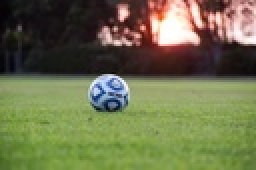
#> input picture ball.jpg, 128 x 85 px, shrunk from 1024 x 681 before the run, found by its file name (shown 2 times larger); the run also reads 1 picture not shown here
$ python demo.py
#> lines starting #> are read from the running program, lines starting #| are printed output that depends on the picture
### segmentation.py
"""
ManuelObjectVanish: A from-scratch implementation of the Seam Carving algorithm.

This script provides functions to intelligently remove objects from images
using a content-aware image resizing technique known as Seam Carving.
The core logic is implemented from the ground up using NumPy for numerical
operations and OpenCV for basic image input/output.

Key implementation details:
- Energy function calculation based on image gradients.
- Dynamic programming to find the optimal, lowest-energy seam.
- Iterative seam removal for object deletion.
- Seam insertion to restore the image to its original dimensions.
"""

import cv2
import numpy as np

def add_image(image_path):
    """
    Loads and returns a color image from the given path,
    while printing the filename, its dimensions, and channel count.

    Args:
        image_path (str): Path to the input image.

    Returns:
        numpy.ndarray: Loaded image in RGB format.
    """
    image = cv2.imread(image_path)
    if image is not None:
        height, width, channels = image.shape
        print(f"Loaded '{image_path}' with dimensions: {width}x{height}x{channels}")
    else:
        print(f"Failed to load image: {image_path}")
    return image


def add_mask(mask_path):
    """
    Loads and returns a grayscale mask from the given path.

    Args:
        mask_path (str): Path to the mask image.

    Returns:
        numpy.ndarray: Loaded mask in grayscale format.
    """
    return cv2.imread(mask_path, cv2.IMREAD_GRAYSCALE)


def compute_energy(image):
    """
    Computes the energy of an image using horizontal and vertical gradients.

    Args:
        image (numpy.ndarray): Input image.

    Returns:
        numpy.ndarray: Energy matrix.
    """
    # Compute gradients using vectorized operations
    horizontal_gradient = np.abs(np.diff(image, axis=1, append=image[:, -1:, :]))
    vertical_gradient = np.abs(np.diff(image, axis=0, append=image[-1:, :, :]))

    # Sum gradients across color channels
    energy = np.sum(horizontal_gradient, axis=2) + np.sum(vertical_gradient, axis=2)
    return energy


def reweight_energy(energy, mask):
    """
    Reweights the energy matrix based on a given mask.

    Args:
        energy (np.ndarray): Original energy matrix.
        mask (np.ndarray): Mask matrix (grayscale).

    Returns:
        np.ndarray: Reweighted energy matrix.
    """
    reweighted_energy = energy.copy()  # Make a copy of the energy matrix
    reweighted_energy[mask > 0] = 0  # Set energy to 0 where mask is greater than 0
    return reweighted_energy


def find_vertical_path(reweighted_energy):
    """
    Finds the vertical path with the least energy using the reweighted energy matrix.
    Args:
        reweighted_energy (np.ndarray): The reweighted energy matrix.
    Returns:
        list: The vertical path with the least energy (list of coordinates).
    """
    height, width = reweighted_energy.shape
    cumulative_energy = np.zeros_like(reweighted_energy)
    path = np.zeros_like(reweighted_energy, dtype=int)

    # Transfer the first row's energy values
    cumulative_energy[0, :] = reweighted_energy[0, :]

    # Compute the cumulative energy matrix
    for y in range(1, height): #because we took the first row as it is
        for x in range(width):
            min_energy = cumulative_energy[y-1, x]  # Top middle
            min_index = x

            # Top left
            if x > 0 and cumulative_energy[y-1, x-1] < min_energy:
                min_energy = cumulative_energy[y-1, x-1]
                min_index = x-1

            # Top right
            if x < width-1 and cumulative_energy[y-1, x+1] < min_energy:
                min_energy = cumulative_energy[y-1, x+1]
                min_index = x+1

            # Update cumulative energy value
            cumulative_energy[y, x] = reweighted_energy[y, x] + min_energy
            path[y, x] = min_index

    # Find the pixel with the least energy in the last row
    min_index = np.argmin(cumulative_energy[-1, :])
    total_energy = cumulative_energy[-1, min_index] # its value is the energy

    # Backtrack to trace the path
    vertical_path = [(height-1, int(min_index))]  # Save the column index as an integer
    for y in range(height-1, 0, -1):
        min_index = path[y, min_index]
        vertical_path.append((y-1, int(min_index)))  # Save as integer here as well

    vertical_path.reverse()
    return vertical_path, total_energy


def remove_vertical_path(image, path):
    """
    Removes the least energy vertical path from an image or mask and resizes it.
    Args:
        image (np.ndarray): The original image or mask (can be 2D or 3D).
        path (list): Coordinates of the least energy path [(y, x), ...].
    Returns:
        np.ndarray: Updated image or mask (with one column removed).
    """
    if len(image.shape) == 3:  # Colored image (3D)
        height, width, channels = image.shape
        new_image = np.zeros((height, width - 1, channels), dtype=image.dtype)

        for y, x in path:
            # Remove the pixel at the specified path (x coordinate) for each row
            new_image[y, :, :] = np.delete(image[y, :, :], x, axis=0) # in y row, removes x column

    elif len(image.shape) == 2:  # Grayscale image (2D)
        height, width = image.shape
        new_image = np.zeros((height, width - 1), dtype=image.dtype)

        for y, x in path: # tuple unpacking
            # Remove the pixel at the specified path (x coordinate) for each row
            new_image[y, :] = np.delete(image[y, :], x, axis=0)

    return new_image


def iterative_object_removal(image, mask, reweighted_energy, max_iter=50):
    """
    Iteratively removes an object from the image using the mask and reweighted energy matrix.
    Args:
        image (np.ndarray): Original image (can be colored or grayscale).
        mask (np.ndarray): Binary mask defining the object to be removed.
        reweighted_energy (np.ndarray): Initial reweighted energy matrix.
    Returns:
        np.ndarray: Updated image after object removal.
    """
    iteration = 0
    while np.any(reweighted_energy == 0) and np.any(mask > 0) and iteration<max_iter :


        path, total_energy = find_vertical_path(reweighted_energy)


        # Remove the path from the original image
        image = remove_vertical_path(image, path)

        reweighted_energy = remove_vertical_path(reweighted_energy, path)

        # Update the mask in the same way
        mask = remove_vertical_path(mask, path)

        # Stop if the image width has reached its minimum limit
        if image.shape[1] <= 1:
            print("Image width has reached the minimum limit.")
            break

        iteration += 1

    return image


def restore_image_to_original_size(image, original_width):
    """
    Restores the image to its original size by adding back the least energy paths.
    Args:
        image (np.ndarray): Resized image.
        original_width (int): Original width of the image.
    Returns:
        np.ndarray: Image restored to its original size.
    """
    current_width = image.shape[1] # 0: row number, 1: column number

    while current_width < original_width:
        # (a) Recalculate the energy matrix
        energy_matrix = compute_energy(image)

        # (b) Find the vertical path with the least energy
        vertical_path, _ = find_vertical_path(energy_matrix)

        # (c) Extend the image by duplicating the found vertical path
        image = add_vertical_path(image, vertical_path)

        # Update the current width of the image
        current_width = image.shape[1]
        # print(f"Updated Image Shape: {image.shape}")

    return image


def add_vertical_path(image, path):
    """
    Adds the least energy vertical path back to the image by duplicating it.
    Args:
        image (np.ndarray): The current image.
        path (list): Coordinates of the vertical path to be added [(y, x), ...].
    Returns:
        np.ndarray: Updated image with one column added.
    """
    height, width, channels = image.shape
    # Create a new image with one additional column
    new_image = np.zeros((height, width + 1, channels), dtype=image.dtype)

    for y, x in path:

        # Copy pixels up to the path column
        new_image[y, :x, :] = image[y, :x, :] # pixels from 0 to x-1 column, pre-path column

        # identifies the pixels of y row up to the path column

        # Duplicate the selected pixel
        new_image[y, x, :] = image[y, x, :]

        # Copy pixels after the path column
        new_image[y, x + 1:, :] = image[y, x:, :]

    return new_image


# Load the images
ball_image = add_image('input/ball.jpg')
#> in add_image, image is the input picture: shape (85, 128, 3); mean B, G, R 76, 112.9, 109.7
#| Loaded 'input/ball.jpg' with dimensions: 128x85x3
chick_image = add_image("input/chick.jpg")
#| Loaded 'input/chick.jpg' with dimensions: 59x59x3
object_image = add_image("input/object.jpg")

def process_image(image, mask_path, output_name):
    """Processes an image: computes energy, reweights, removes path, and saves the result."""
    if image is None:
        print(f"Failed to load image for {output_name}")
        return None

    energy_matrix = compute_energy(image)
    mask = add_mask(mask_path)

    if mask is None:
        print(f"Failed to load mask for {output_name}")
        return None

    reweighted_energy = reweight_energy(energy_matrix, mask)
    removed_image = iterative_object_removal(image, mask, reweighted_energy)

    print(f"Processed image for: {output_name}")
    return removed_image

# Process the Ball image
processed_ball = process_image(ball_image, 'input/ball_mask.jpg', "output/removed_ball.jpg")
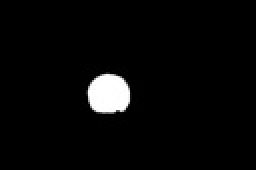
#> input picture ball_mask.jpg, 128 x 85 px, shrunk from 1024 x 681 before the run, found by its file name (shown 2 times larger)
#> in add_mask, returned value is the input picture: shape (85, 128); min 0, max 255, mean 8
#> in reweight_energy, `reweighted_energy[mask > 0] = 0`:
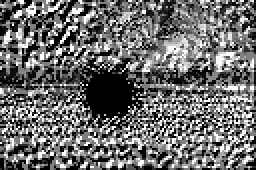
#> reweighted_energy: shape (85, 128) uint64 (shown 2 times larger); min 0, max 1530, mean 653; drawn with min black and max white
#> the loop in iterative_object_removal, `while np.any(reweighted_energy == 0) and np.any(mask > 0) and iteratio..` made 50 passes
#> total_energy on passes 1 to 12: 10040, 12710, 12800, 14483, 14962, 15539, 16204, 16519, 16882, 17168, 18578, 18635
#> total_energy on pass 45: 34810
#> after the loop in iterative_object_removal, `while np.any(reweighted_energy == 0) and np.any(mask > 0) and iteratio..`:
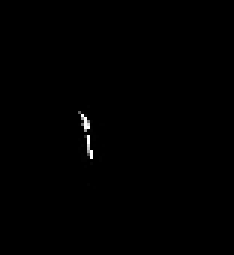
#> mask: shape (85, 78) (shown 3 times larger); min 0, max 255, mean 0.7
#> after the loop in iterative_object_removal, `while np.any(reweighted_energy == 0) and np.any(mask > 0) and iteratio..`:
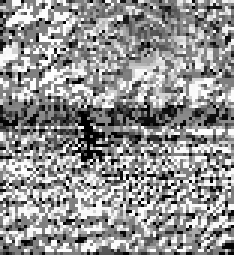
#> reweighted_energy: shape (85, 78) uint64 (shown 3 times larger); min 0, max 1530, mean 879.8; drawn with min black and max white

# Process the Chick image
processed_chick = process_image(chick_image, "input/chick_mask.jpg", "output/removed_chick.jpg")
#> call 2 of add_mask, with mask_path = 'input/chick_mask.jpg'
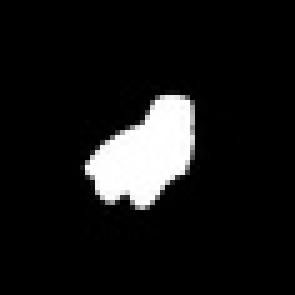
#> input picture chick_mask.jpg, 59 x 59 px, shrunk from 471 x 470 before the run, found by its file name (shown 5 times larger)
#> in add_mask, returned value is the input picture: shape (59, 59); min 0, max 255, mean 22.4
#> in reweight_energy (call 2), `reweighted_energy[mask > 0] = 0`: reweighted_energy: shape (59, 59) uint64; min 0, max 1527, mean 623.3
#> the loop in iterative_object_removal (call 2), `while np.any(reweighted_energy == 0) and np.any(mask > 0) and iteratio..` made 41 passes

# Process the Object image
processed_object = process_image(object_image, 'input/object_mask.jpg', "output/removed_object.jpg")

def restore_and_save_image(processed_image, original_width, output_name):
    """Restores the image to its original width and saves it."""
    if processed_image is None:
        print(f"Cannot restore {output_name} - no processed image available")
        return

    restored_image = restore_image_to_original_size(processed_image, original_width)
    print(f"{output_name} Restored Shape: {restored_image.shape}")
    cv2.imwrite(output_name, restored_image)

# Save original widths
original_ball_width = ball_image.shape[1] if ball_image is not None else 0
original_chick_width = chick_image.shape[1] if chick_image is not None else 0
original_object_width = object_image.shape[1] if object_image is not None else 0

# Restore and save images
if processed_ball is not None:
    restore_and_save_image(processed_ball, original_ball_width, "output/final_ball.jpg")
#> the loop in restore_image_to_original_size, `while current_width < original_width:` made 50 passes
#> after the loop in restore_image_to_original_size, `while current_width < original_width:`:
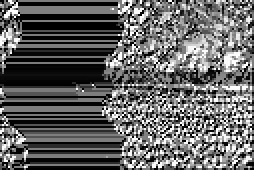
#> energy_matrix: shape (85, 127) uint64 (shown 2 times larger); min 0, max 1530, mean 595.4; drawn with min black and max white
#| output/final_ball.jpg Restored Shape: (85, 128, 3)
if processed_chick is not None:
    restore_and_save_image(processed_chick, original_chick_width, "output/final_chick.jpg")
#> call 2 of restore_image_to_original_size, with image = array of shape (59, 18, 3), original_width = 59
#> the loop in restore_image_to_original_size (call 2), `while current_width < original_width:` made 41 passes
#> after the loop in restore_image_to_original_size (call 2), `while current_width < original_width:`:
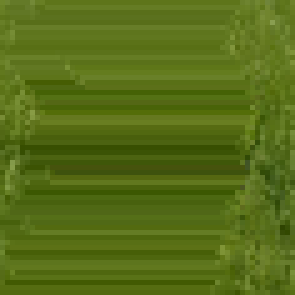
#> image: shape (59, 59, 3) (shown 5 times larger); mean of channels 0, 1, 2 23.2, 109.4, 86.4; drawn as B, G, R
#| output/final_chick.jpg Restored Shape: (59, 59, 3)
if processed_object is not None:
    restore_and_save_image(processed_object, original_object_width, "output/final_object.jpg")

print("\nProcessing completed! Check the 'output' folder for results.")

### demo.py
#!/usr/bin/env python3
"""
ManuelObjectVanish Demo Script
==============================

This script demonstrates the object removal capabilities of the project.
It processes sample images and shows before/after comparisons.
"""

import cv2
import numpy as np
import os
from segmentation import add_image, add_mask, compute_energy, reweight_energy, iterative_object_removal, restore_image_to_original_size

def display_comparison(original, processed, title="Before vs After"):
    """Display original and processed images side by side."""
    # Resize images to same height for comparison
    height = min(original.shape[0], processed.shape[0])
    width1 = int(original.shape[1] * height / original.shape[0])
    width2 = int(processed.shape[1] * height / processed.shape[0])

    original_resized = cv2.resize(original, (width1, height))
    processed_resized = cv2.resize(processed, (width2, height))

    # Create side-by-side comparison
    comparison = np.hstack([original_resized, processed_resized])

    # Add text labels
    cv2.putText(comparison, "BEFORE", (10, 30), cv2.FONT_HERSHEY_SIMPLEX, 1, (255, 255, 255), 2)
    cv2.putText(comparison, "AFTER", (width1 + 10, 30), cv2.FONT_HERSHEY_SIMPLEX, 1, (255, 255, 255), 2)

    # Save comparison
    cv2.imwrite(f"output/{title.lower().replace(' ', '_')}_comparison.jpg", comparison)
    print(f"Comparison saved: output/{title.lower().replace(' ', '_')}_comparison.jpg")

def demo_object_removal():
    """Run the main demo with sample images."""
    print("--- ManuelObjectVanish Demo ---")
    print("----------------------------------------")

    # Check if input directory exists
    if not os.path.exists('input'):
        print("Error: Input directory not found. Please ensure images are in the 'input' folder.")
        return

    # Process each sample image
    samples = [
        ('ball.jpg', 'ball_mask.jpg', 'Ball Removal'),
        ('chick.jpg', 'chick_mask.jpg', 'Chick Removal'),
        ('object.jpg', 'object_mask.jpg', 'Object Removal')
    ]

    for image_name, mask_name, title in samples:
        print(f"\nProcessing: {title}")

        # Load image and mask
        image_path = f'input/{image_name}'
        mask_path = f'input/{mask_name}'

        if not os.path.exists(image_path):
            print(f"Warning: Skipping {title}. Reason: {image_path} not found.")
            continue

        if not os.path.exists(mask_path):
            print(f"Warning: Skipping {title}. Reason: {mask_path} not found.")
            continue

        # Load and process
        original_image = add_image(image_path)
        mask = add_mask(mask_path)

        if original_image is None or mask is None:
            print(f"Error: Failed to load necessary files for {title}.")
            continue

        # Process the image
        energy_matrix = compute_energy(original_image)
        reweighted_energy = reweight_energy(energy_matrix, mask)
        processed_image = iterative_object_removal(original_image, mask, reweighted_energy)

        # Restore to original size to get the final result
        final_image = restore_image_to_original_size(processed_image, original_image.shape[1])

        # Save final result
        output_name = f"output/demo_{image_name.replace('.jpg', '')}_final.jpg"
        cv2.imwrite(output_name, final_image)

        # Create comparison with the final, restored image
        display_comparison(original_image, final_image, title)

        print(f"Status: {title} completed successfully.")

    print("\nDemo finished. Please check the 'output' folder for results.")
    print("\nGenerated files in output directory:")
    for file in os.listdir('output'):
        if file.startswith('demo_') or file.endswith('_comparison.jpg'):
            print(f"   - {file}")

if __name__ == "__main__":
    # Create output directory if it doesn't exist
    os.makedirs('output', exist_ok=True)

    # Run the demo
    demo_object_removal()
